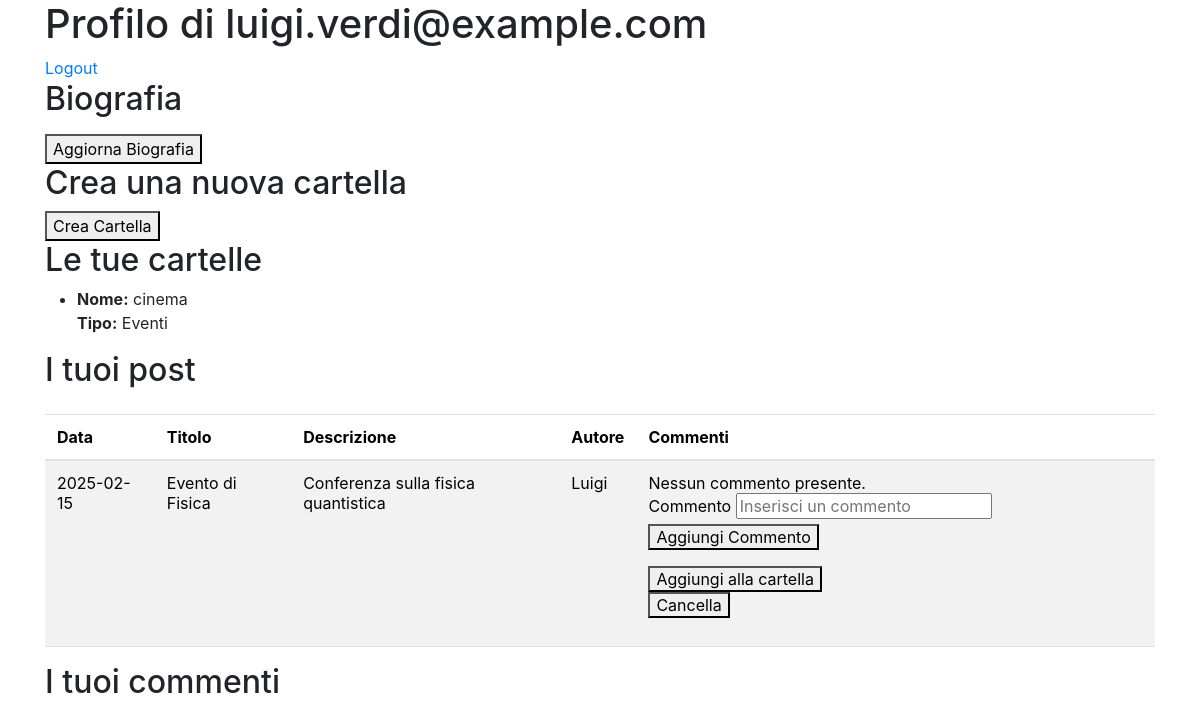
The app's page /profile.php (signed in) with its own data.
### tables this page shows
CREATE TABLE `users` (
  `id_user` int(11) NOT NULL,
  `email` varchar(255) NOT NULL,
  `password` varchar(255) NOT NULL,
  `is_verified` tinyint(1) NOT NULL DEFAULT 0,
  `name` varchar(255) NOT NULL,
  `surname` varchar(255) NOT NULL,
  `bio` varchar(255) DEFAULT NULL,
  `user_type` varchar(255) NOT NULL
);

CREATE TABLE `folders` (
  `id_folder` int(11) NOT NULL,
  `id_user` int(11) DEFAULT NULL,
  `type` varchar(255) NOT NULL,
  `name` varchar(15) DEFAULT NULL
);

CREATE TABLE `posts` (
  `id_post` int(11) NOT NULL,
  `type_post` int(11) NOT NULL COMMENT '1: post semplice\r\n2:evento\r\n3:appunti\r\n4:richiesta appunti',
  `date` date NOT NULL,
  `title` varchar(255) NOT NULL,
  `description` varchar(255) NOT NULL,
  `date_event` datetime DEFAULT NULL,
  `id_user` int(11) DEFAULT NULL,
  `path_folder` int(11) NOT NULL
);

### takeData/takeUserData/takeUserInfo.php (called while the page is built, shortened)
<?php
$stmtUserInfo = $conn->prepare("SELECT email, bio FROM users WHERE id_user = ?");
$stmtUserInfo->bind_param("i", $_SESSION['id_user']);
$stmtUserInfo->execute();
$userInfoResult = $stmtUserInfo->get_result();
$userInfoResult = $userInfoResult->fetch_assoc();

### takeData/takeUserData/takeUserPosts.php (called while the page is built, shortened)
<?php
class FakeMysqliResult {
    private $data;
    private $index = 0;
    public function __construct($data) {
        $this->data = $data;
        $this->num_rows = count($data);
    }
    public function fetch_assoc() {
        if ($this->index < count($this->data)) {
            return $this->data[$this->index++];
        }
        return null;
    }
}
$stmtPosts = $conn->prepare("SELECT id_post, type_post, date, title, description, date_event, id_user FROM posts WHERE id_user = ?");
$stmtPosts->bind_param("i", $_SESSION['id_user']);
$stmtPosts->execute();
$result = $stmtPosts->get_result();
$resultPostsArray = [];
while ($row = $result->fetch_assoc()) {
    $row['name'] = $_SESSION['name'];
    $resultPostsArray[] = $row;
}
$resultPosts = new FakeMysqliResult($resultPostsArray);

### takeData/takeComments.php (called while the page is built)
<?php
$stmtComments = $conn->prepare("SELECT c.text, u.name FROM comments as c, users as u WHERE id_post = $postRow[id_post] AND c.id_user = u.id_user");
$stmtComments->execute();
$resultComments = $stmtComments->get_result();
?>

### profile.php (the view, shortened to what this page needs)
<?php
include "./include/connessione.inc";
$id_user = $_SESSION['id_user'];
include "./takeData/takeUserData/takeUserInfo.php";
?>
<?php include "./include/start.inc"; ?>
<!DOCTYPE html>
<html>
<head>
</head>
<body>
    <h1>Profilo di <?php echo htmlspecialchars($userInfoResult['email']); ?></h1>
    <a href='gestioneUtenti/logout.php'>Logout</a>
    <h2>Biografia</h2>
    <button onclick="openPopup()">Aggiorna Biografia</button>
    <h2>Crea una nuova cartella</h2>
    <button onclick="openFolderPopup()">Crea Cartella</button>
<h2>Le tue cartelle</h2>
<?php
$query = "SELECT name, type FROM folders WHERE id_user = ?";
$stmt = $conn->prepare($query);
$stmt->bind_param("i", $id_user);
$stmt->execute();
$result = $stmt->get_result();
if ($result->num_rows > 0): ?>
    <ul>
        <?php while ($folder = $result->fetch_assoc()): ?>
            <li>
                <strong>Nome:</strong> <?php echo htmlspecialchars($folder['name']); ?> <br>
                <strong>Tipo:</strong> <?php echo htmlspecialchars($folder['type']); ?>
            </li>
        <?php endwhile; ?>
    </ul>
<?php else: ?>
    <p>Non hai ancora creato nessuna cartella.</p>
<?php endif; ?>
    <h2>I tuoi post</h2>
    <?php
    include "./takeData/takeUserData/takeUserPosts.php";
    include "./takedata/showData/showPosts.php";
?>
    <h2>I tuoi commenti</h2>
</body>
<?php include "./include/end.inc"; ?>
</html>

### takeData/showData/showPosts.php (shortened to what this page needs)
<link href="path/to/local/bootstrap.min.css" rel="stylesheet">
<?php
if ($resultPosts->num_rows > 0): ?>
    <table class='table table-striped'>
        <thead>
            <tr>
                <th>Data</th>
                <th>Titolo</th>
                <th>Descrizione</th>
                <th>Autore</th>
                <th>Commenti</th>
            </tr>
        </thead>
        <tbody>
            <?php while ($postRow = $resultPosts->fetch_assoc()): ?>
                <tr>
                    <td><?= htmlspecialchars($postRow['date']) ?></td>
                    <td><?= htmlspecialchars($postRow['title']) ?></td>
                    <td>
                        <?= htmlspecialchars($postRow['description']) ?>
                    </td>
                    <td><?= htmlspecialchars($postRow['name']) ?></td>
                    <td>
                        <?php include "./takeData/showData/showComments.php";
                            include "./form/formComment.php";
                            include "./gestionePost/addToFolder.php";
                            if ($postRow['id_user'] == $_SESSION['id_user']): ?>
                                <form method="post" action="./gestionePost/deletePost.php">
                                    <button type="submit">Cancella</button>
                                </form>
                            <?php endif; ?>
                    </td>
                </tr>
            <?php endwhile; ?>
        </tbody>
    </table>
<?php else: ?>
    <p>Nessun post presente.</p>
<?php endif; ?>

### takeData/showData/showComments.php
<?php
include "./takeData/takecomments.php";
if ($resultComments->num_rows > 0) {
    echo "<ul>";
    while ($commentRow = $resultComments->fetch_assoc()) {
        echo "<li>" . htmlspecialchars($commentRow['text']) . " - " . htmlspecialchars($commentRow['name']) . "</li>";
    }
    echo "</ul>";
} else {
    echo "Nessun commento presente.";
}
?>

### form/formComment.php (shortened to what this page needs)
<form action="./gestionePost/addComment.php" method="post">
    <label for="comment">Commento</label>
    <input type="text" name="comment" id="text" placeholder="Inserisci un commento">
    <button type="submit">Aggiungi Commento</button>
</form>

### gestionePost/addToFolder.php (shortened to what this page needs)
<button id="openPopup-<?php echo $postRow['id_post']; ?>">Aggiungi alla cartella</button>

### include/start.inc (style rules this page uses)
td { border: solid black 1px; }

### records on screen
users: email "luigi.verdi@example.com"
folders: name "cinema", type "Eventi"
posts: date "2025-02-15", title "Evento di Fisica", description "Conferenza sulla fisica quantistica", name "Luigi"
